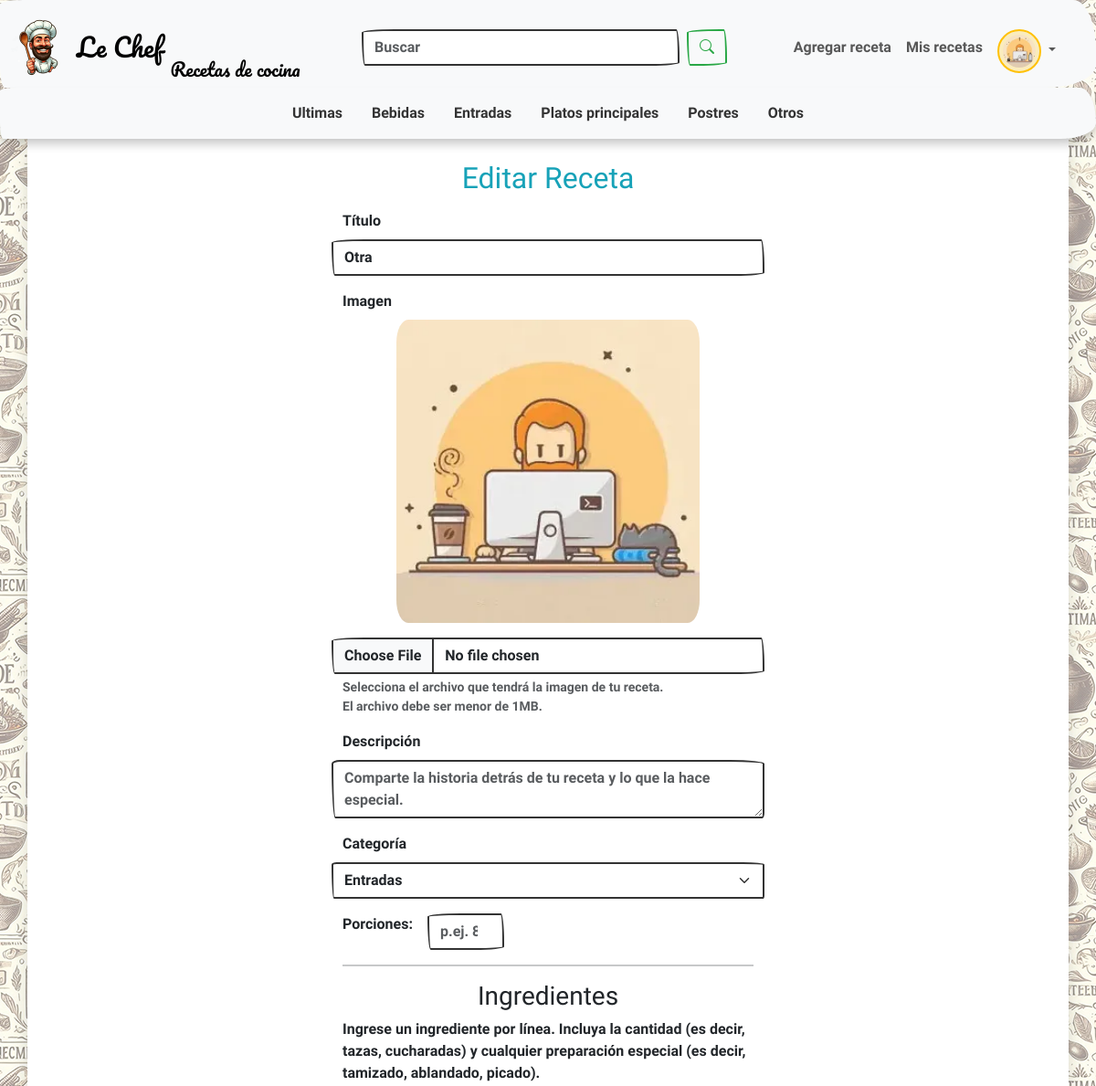
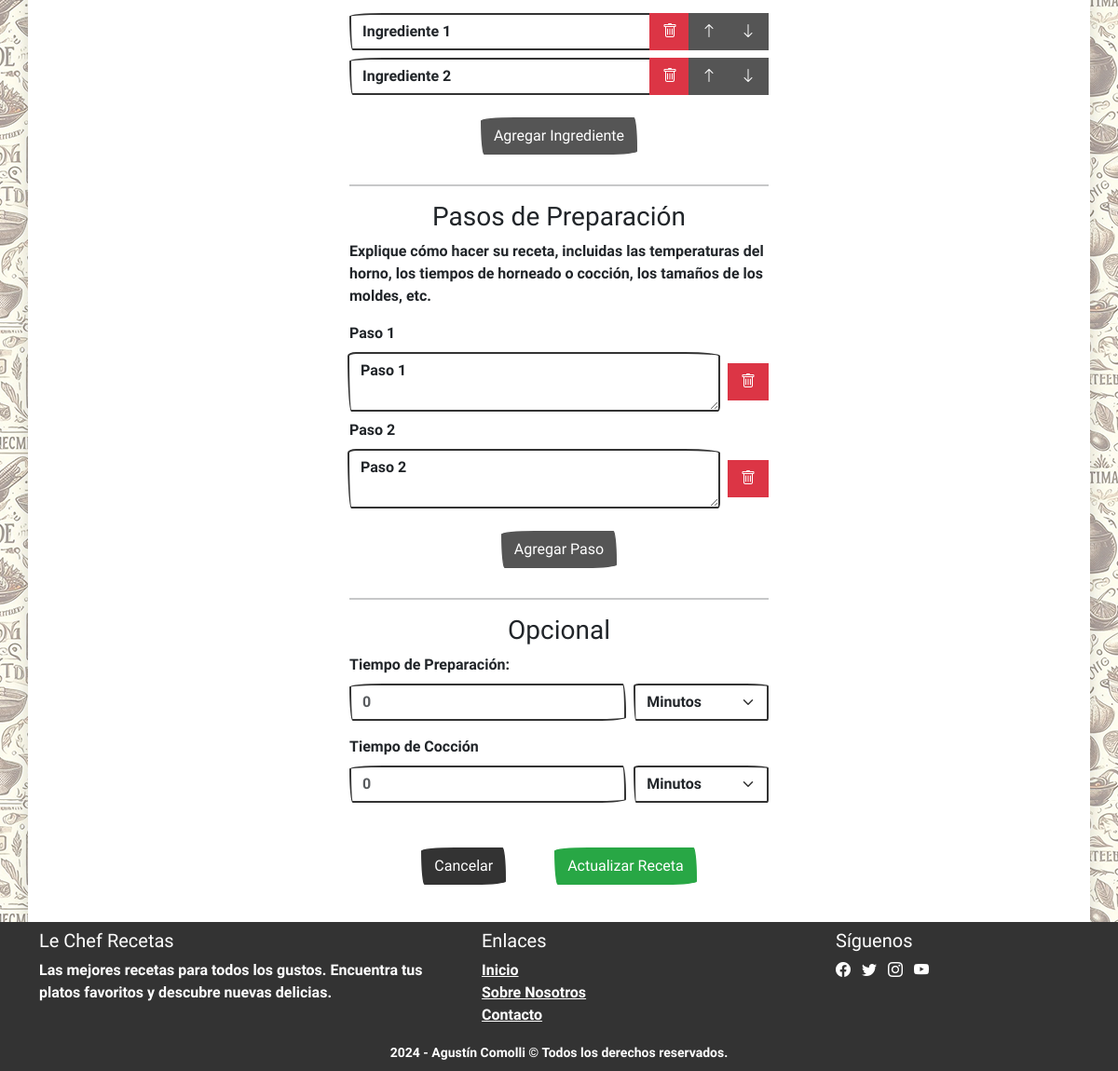
The page /recipe/2 (signed in) on the database its author committed (2 pictures, top to bottom).
### app/models/categories.py (models this page shows, shortened)
class Category(db.Model):
    __tablename__ = "categories"
    id = db.Column(db.Integer, primary_key=True)
    name = db.Column(db.String(30), nullable=False)
    image_url = db.Column(db.String(200), nullable=False)
    recipes = db.relationship("Recipe", back_populates="category",
                              lazy="dynamic", cascade="all, delete-orphan")

### app/models/recipes.py (models this page shows, shortened)
class Recipe(db.Model):
    __tablename__ = "recipes"
    id = db.Column(db.Integer, primary_key=True)
    title = db.Column(db.String(), nullable=False)
    description = db.Column(db.String(100))
    image_url = db.Column(db.String(200), nullable=False)
    servings = db.Column(db.Integer)
    prep_time = db.Column(db.Integer)
    prep_time_unit = db.Column(db.String(10))
    cook_time = db.Column(db.Integer)
    cook_time_unit = db.Column(db.String(10))
    user_id = db.Column(db.Integer, db.ForeignKey("users.id"), nullable=False)
    user = db.relationship("User", back_populates="recipes")
    category_id = db.Column(db.Integer, db.ForeignKey("categories.id"),
                            nullable=False)
    category = db.relationship("Category", back_populates="categories")
    ingredients = db.relationship("Ingredient", back_populates="recipe",
                                  lazy="dynamic", cascade="all, delete-orphan")
    steps = db.relationship("Step", back_populates="step",
                            lazy="dynamic", cascade="all, delete-orphan")

### app/models/ingredients.py (models this page shows)
class Ingredient(db.Model):
    __tablename__ = "ingredients"
    id = db.Column(db.Integer, primary_key=True)
    description = db.Column(db.String(50), nullable=False)
    recipe_id = db.Column(db.Integer, db.ForeignKey("recipes.id"),
                          nullable=False)
    recipe = db.relationship("Recipe", back_populates="recipes")

### app/models/steps.py (models this page shows)
class Step(db.Model):
    __tablename__ = "steps"
    id = db.Column(db.Integer, primary_key=True)
    description = db.Column(db.Text, nullable=False)
    order_num = db.Column(db.Integer, nullable=False)
    recipe_id = db.Column(db.Integer, db.ForeignKey("recipes.id"),
                          nullable=False)
    recipe = db.relationship("Recipe", back_populates="recipes")

### app/routes/main.py (the view, shortened to what this page needs)
@main.route("/recipe/<int:recipe_id>", methods=["GET", "POST"])
@main.route("/recipe/new", methods=["GET", "POST"])
@login_required
def add_edit_recipe(recipe_id=None):
    if recipe_id:
        recipe = get_recipe(recipe_id)
        if recipe is None:
            flash("Receta no encontrada", "error")
            return redirect(url_for("main.index"))
    else:
        recipe = None
    categories = get_categories()
    return render_template("recipe-form.html", recipe=recipe, categories=categories)

### app/utils/database.py (called while the page is built)
def get_categories() -> list[str]:
    result = db.session.execute(text("SELECT * FROM categories;"))
    categories = [{"id": category[0], "name": category[1], "image_url": category[2]}
                  for category in result.fetchall()]
    return categories

### app/utils/helpers.py (called while the page is built)
def login_required(f):
    @wraps(f)
    def decorated_function(*args, **kwargs):
        if session.get("user_id") is None:
            return redirect("/login")
        return f(*args, **kwargs)
    return decorated_function

### app/templates/recipe-form.html (shortened to what this page needs)
{% extends "base.html" %}
{% block main %}
<h2 class="mb-3 text-info">{% if recipe %}Editar{% else %}Agregar{% endif %} Receta</h2>
<div class="container d-flex justify-content-center">
  <form id="recipeForm" method="POST" enctype="multipart/form-data" class="justify-self-center needs-validation"
    novalidate>
    <div class="row mb-3 text-start">
      <label for="title" class="form-label">Título</label>
      <input type="text" class="form-control" id="title" name="title" value="{{ recipe.title if recipe else '' }}"
        required autofocus placeholder="Ponle un título a tu receta">
    </div>
    <div class="row mb-3 text-start">
      <label for="input-recipe-image" class="form-label">Imagen</label>
      <img src="{{ recipe.image_url if recipe else url_for('static', filename='images/others.webp') }}" alt="Imagen de la receta"
        class="img-fluid rounded w-75 mb-3 mx-auto" width="300" height="300" id="img-recipe-image">
      <input type="file" class="form-control" id="input-recipe-image" name="image"
        accept="image/, .png, .jpg, .jpeg, .gif, .webp" aria-describedby="profile-image-help-block">
      <div id="profile-image-help-block" class="form-text">
        Selecciona el archivo que tendrá la imagen de tu receta. <br>
        El archivo debe ser menor de 1MB.
      </div>
    </div>
    <div class="row mb-3 text-start">
      <label for="description" class="form-label">Descripción</label>
      <textarea class="form-control" id="description" name="description"
        placeholder="Comparte la historia detrás de tu receta y lo que la hace especial.">{{ recipe.description if
        recipe else '' }}</textarea>
    </div>
    <div class="row mb-3 text-start">
      <label for="category" class="form-label">Categoría</label>
      <select class="form-select" id="category" name="category" required>
        {% for category in categories %}
        <option value="{{ category.id }}" data-image-url="{{ category.image_url }}" {% if recipe and
          recipe.category_id==category.id %}selected{% endif %}>
          {{ category.name }}
        </option>
        {% endfor %}
      </select>
    </div>
    <div class="mb-3">
      <div class="col-8 col-sm-6 d-flex text-start">
        <label for="servings" class="form-label me-3">Porciones:</label>
        <input type="number" class="form-control me-5" id="servings" name="servings"
          value="{{ recipe.servings if recipe else '' }}" min="1" placeholder="p.ej. 8">
      </div>
    </div>
    <hr>
    <h3>Ingredientes</h3>
    <p class="text-start">
      Ingrese un ingrediente por línea. Incluya la cantidad (es decir, tazas, cucharadas) y cualquier preparación
      especial (es decir, tamizado, ablandado, picado).
    </p>
    <div id="ingredientsList">
      {% if recipe and recipe.ingredients %}
      {% for ingredient in recipe.ingredients %}
      <div class="input-group mb-2 text-start">
        <input type="text" class="form-control" name="ingredients[]" value="{{ ingredient }}" required>
        <button type="button" class="btn btn-danger remove-item"><i class="bi bi-trash"></i></button>
        <button type="button" class="btn btn-secondary move-up"><i class="bi bi-arrow-up"></i></button>
        <button type="button" class="btn btn-secondary move-down"><i class="bi bi-arrow-down"></i></button>
      </div>
      {% endfor %}
      {% endif %}
    </div>
    <button type="button" id="addIngredient" class="btn btn-secondary my-3">Agregar Ingrediente</button>
    <hr>
    <h3>Pasos de Preparación</h3>
    <p class="text-start">
      Explique cómo hacer su receta, incluidas las temperaturas del horno, los tiempos de horneado o cocción, los
      tamaños de los moldes, etc.
    </p>
    <div id="stepsList">
      {% if recipe and recipe.steps %}
      {% for step in recipe.steps %}
      <div class="input-group mb-2 text-start">
        <label for="steps[]" class="form-label w-100">Paso {{ loop.index }}</label>
        <textarea class="form-control" name="steps[]" required>{{ step }}</textarea>
        <button type="button" class="btn btn-danger remove-item ms-2 my-auto"><i class="bi bi-trash"></i></button>
      </div>
      {% endfor %}
      {% endif %}
    </div>
    <button type="button" id="addStep" class="btn btn-secondary my-3">Agregar Paso</button>
    <hr>
    <h3>Opcional</h3>
    <div class="row mb-3 gx-2 text-start">
      <label for="prep_time" class="form-label">Tiempo de Preparación:</label>
      <div class="col-8">
        <input type="number" class="form-control" id="prep_time" name="prep_time"
          value="{{ recipe.prep_time if recipe else '' }}" min="0" placeholder="0">
      </div>
      <div class="col d-flex">
        <select class="form-select" id="prep_time_unit" name="prep_time_unit">
          <option value="minutos" {% if recipe and recipe.prep_time_unit=='minutos' %}selected{% endif %}>Minutos
          </option>
        </select>
      </div>
    </div>
    <div class="row mb-3 gx-2 text-start">
      <label for="cook_time" class="form-label">Tiempo de Cocción</label>
      <div class="col-8">
        <input type="number" class="form-control" id="cook_time" name="cook_time"
          value="{{ recipe.cook_time if recipe else '' }}" min="0" placeholder="0">
      </div>
      <div class="col">
        <select class="form-select" id="cook_time_unit" name="cook_time_unit">
          <option value="minutos" {% if recipe and recipe.cook_time_unit=='minutos' %}selected{% endif %}>Minutos
          </option>
        </select>
      </div>
    </div>
    <div class="mb-3 mt-5">
      <button class="btn btn-primary me-5" id="cancel-button">Cancelar</button>
      <button type="submit" class="btn btn-success">{% if recipe %}Actualizar{% else %}Crear{% endif %} Receta</button>
    </div>
  </form>
</div>
{% endblock %}

### app/templates/base.html (shortened to what this page needs)
<!DOCTYPE html>
<html lang="es">
<head>
  <link rel="stylesheet" href="{{ url_for('static', filename='styles/bootstrap/bootstrap.min.css') }}">
  <link rel="stylesheet" href="{{ url_for('static', filename='styles/bootstrap/bootstrap-icons.min.css') }}">
  <link rel="stylesheet" href="{{ url_for('static', filename='/styles/styles.css') }}">
</head>
<body class="d-flex flex-column justify-content-center min-vh-100">
  <header>
    <nav class="navbar navbar-expand-lg bg-body-tertiary pb-0 border-0">
      <div class="container-fluid">
        <div class="d-flex align-items-center justify-content-between w-100">
          <div class="equal-width d-flex justify-content-start">
            <a href="/" class="navbar-brand d-flex align-items-center">
              <img class="rounded-circle" src="{{ url_for('static', filename='images/le-chef.webp') }}" alt="Logo"
                height="64" width="64">
              <span class="ms-2 fs-3">Le Chef</span>
              <span class="mt-5 ms-2 fs-5 align-self-end d-none d-lg-inline fw-light">Recetas de cocina</span>
            </a>
          </div>
          <form class="d-none d-sm-flex mx-2 mt-2 mt-lg-0 search-bar">
            <input name="query" class="form-control me-2" type="search" placeholder="Buscar" aria-label="Search">
            <button class="btn btn-outline-success" type="submit">
              <i class="bi bi-search"></i>
            </button>
          </form>
          <div class="equal-width d-flex justify-content-end align-items-center">
            {% if session["user_id"] %}
            <div class="d-none d-sm-flex me-3 align-items-center">
              <ul class="navbar-nav ms-auto">
                <li class="nav-item"><a href="/recipe/new" class="nav-link">Agregar receta</a></li>
                <li class="nav-item"><a href="/my_recipes" class="nav-link">Mis recetas</a></li>
              </ul>
              <ul class="navbar-nav ms-auto mt-2">
                <li class="nav-item dropdown" title="User Info">
                  <a class="nav-link dropdown-toggle" href="#" role="button" data-bs-toggle="dropdown"
                    aria-expanded="false">
                    <img class="border border-warning rounded-circle bg-warning bg-opacity-25 p-1"
 alt="Imagen de perfil" width="48" height="48"
                      title="{{ session['username'] }}">
                  </a>
                </li>
              </ul>
            </div>
            {% else %}
            <div class="d-none d-lg-flex me-3">
              <a href="/register" class="nav-link me-3">Registrarse</a>
              <a href="/login" class="nav-link">Iniciar sesión</a>
            </div>
            {% endif %}
          </div>
        </div>
      </div>
    </nav>
    <nav class="navbar bg-body-tertiary border-0 pt-0" id="categories">
      <div class="container-fluid">
        <ul class="nav justify-content-center w-100 mt-2">
          <li class="nav-item"><a href="#" class="nav-link">Ultimas</a></li>
          {% for category in categories %}
          <li class="nav-item"><a href="#" class="nav-link">{{ category["name"] }}</a></li>
          {% endfor %}
        </ul>
      </div>
    </nav>
  </header>
  <main class="flex-grow-1 container py-4 text-center sm-border shadow">
    {% block main %}
    {% endblock %}
  </main>
  <footer class="bg-primary text-light pb-2">
    <div class="container mt-0 pt-2">
      <div class="row">
        <div class="col-md-5 mb-0">
          <h5>Le Chef Recetas</h5>
          <p>
            Las mejores recetas para todos los gustos. Encuentra tus platos favoritos y descubre nuevas delicias.
          </p>
        </div>
        <div class="col-md-4 mb-0">
          <h5>Enlaces</h5>
          <ul class="list-unstyled">
            <li><a href="/" class="text-light">Inicio</a></li>
            <li><a href="#" class="text-light">Sobre Nosotros</a></li>
            <li><a href="/contact" class="text-light">Contacto</a></li>
          </ul>
        </div>
        <div class="col-md-3 mb-0">
          <h5>Síguenos</h5>
          <a href="#" class="text-light me-2"><i class="bi bi-facebook"></i></a>
          <a href="#" class="text-light me-2"><i class="bi bi-twitter"></i></a>
          <a href="#" class="text-light me-2"><i class="bi bi-instagram"></i></a>
          <a href="#" class="text-light me-2"><i class="bi bi-youtube"></i></a>
        </div>
        <div class="text-center pt-2 pt-sm-0">
          <span><small>2024 - Agustín Comolli &copy; Todos los derechos reservados.</small></span>
        </div>
      </div>
    </div>
  </footer>
</body>
</html>

### app/static/styles/styles.css (style rules this page uses)
body { background-color: white; }
main { background-color: white; }
form { max-width: 450px; }
#categories { box-shadow: 0 0.5rem 0.5rem rgba(0, 0, 0, 0.15), 0 0.125rem 0.25rem rgba(0, 0, 0, 0.075); }
.navbar-brand { font-family: 'Pacifico', cursive; max-width: 100%; }
.search-bar { width: 300px; }
.equal-width { flex: 1 0 0; }
@media screen and (min-width: 450px) { body { background-image: url("../images/background.webp"); background-repeat: repeat; } }
@media screen and (min-width: 450px) { .search-bar { width: 400px; } }

### rows shown on the page
Category: name "Bebidas"
Category: name "Entradas"
Category: name "Platos principales"
Category: name "Postres"
Category: name "Otros"
Recipe: title "Otra", image_url (picture), category "Entradas", prep_time_unit "Minutos", cook_time_unit "Minutos"
Ingredient: description "Ingrediente 1"
Ingredient: description "Ingrediente 2"
Step: description "Paso 1"
Step: description "Paso 2"
